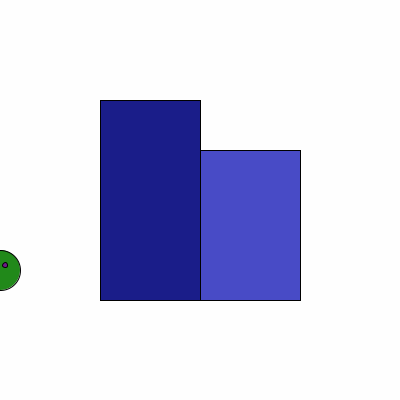
Frame 1 (no input)
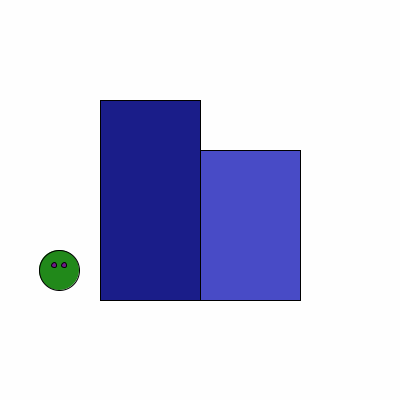
Frame 60 (the mouse pressed at the canvas centre just before this capture)
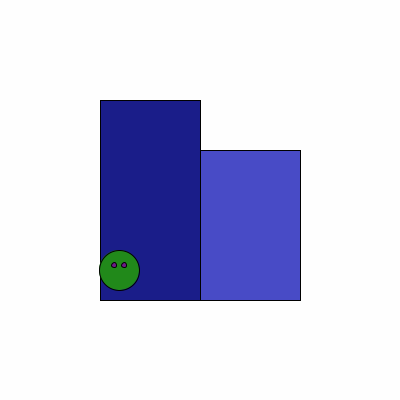
Frame 120 (the mouse held since frame 60 and released just before this capture)

The Processing sketch that drew these frames (run headless with seeded random() and noise(); from frame 60 on, the mouse is pressed at the canvas centre):

// Processing sketch: Example1
// ── Example1.pde
//a variable to control location
int tx = 0;

//method to set up the sketch size
void setup() {
  size(400, 400);
  smooth();
}

//method to draw my background
void drawSet(int offsetX, int offsetY) {
  fill(26, 29, 137);
  rect(offsetX, offsetY, 100, 200);
  fill(72, 75, 198);
  rect(offsetX+100, offsetY+50, 100, 150);
}

//method to draw my character
void drawChar(int tx, int ty) {
  pushMatrix();
  translate(tx, ty);
  fill(33, 137, 26);
  ellipse(0, 0, 40, 40);
  fill(110, 26, 137);
  ellipse(-5, -5, 5, 5);
  ellipse(5, -5, 5, 5);
  popMatrix();
}

//method to draw  all elements of my sketch
void draw() {
  background(254);
  drawSet(100, 100);
  drawChar(tx, 270);
  tx = tx + 1;
}
